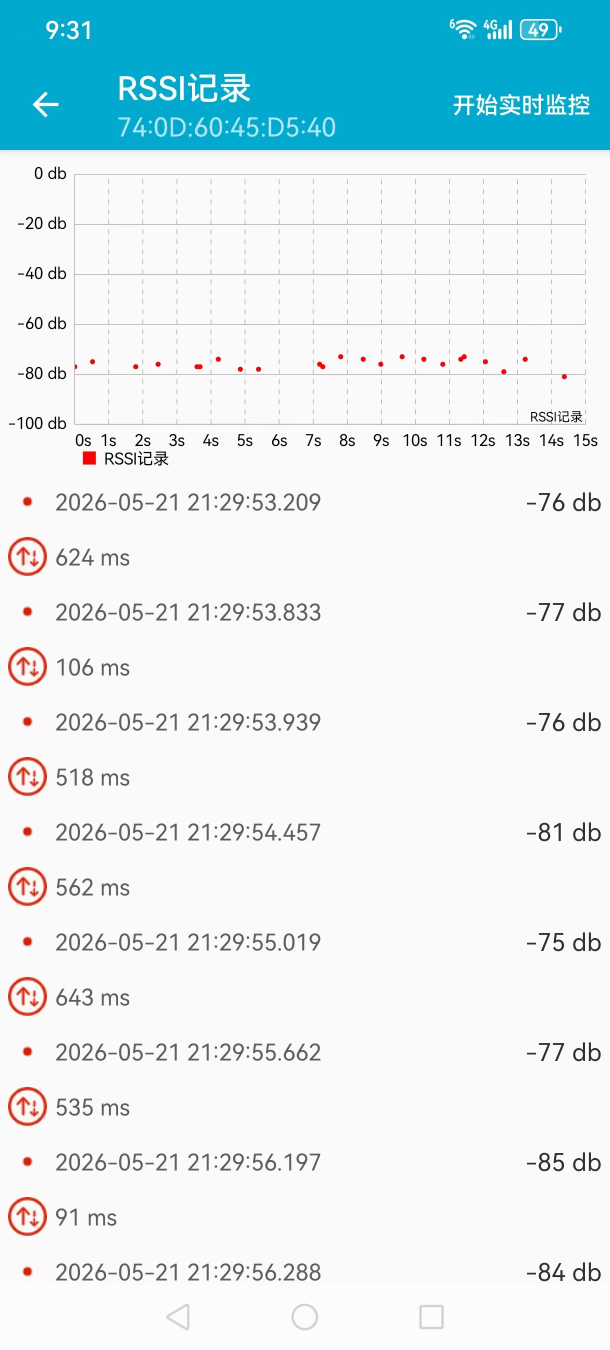
#> input picture data/Lab2_wkx/1.jpg, 1220 x 2700 px (shown at 1/2 size); its folder holds only this picture in this run
$ python read_rssi.py 1.jpg
#> lines starting #> are read from the running program, lines starting #| are printed output that depends on the picture; after the words box and inside, x2 and y2 are one past the last pixel; in counts of white or black regions, pixels touching at a corner belong together
from __future__ import annotations

import argparse
import csv
import json
import math
from collections import deque
from pathlib import Path

import numpy as np
from PIL import Image, ImageDraw

try:
    from scipy import ndimage as ndi
    from skimage.feature import peak_local_max
    from skimage.segmentation import watershed
except ImportError:  # pragma: no cover - fallback for minimal Python installs
    ndi = None
    peak_local_max = None
    watershed = None


TICKS = np.array([0, -20, -40, -60, -80, -100], dtype=float)


def load_image(path: Path) -> np.ndarray:
    return np.array(Image.open(path).convert("RGB"))


def grayish_mask(img: np.ndarray) -> np.ndarray:
    r = img[:, :, 0].astype(int)
    g = img[:, :, 1].astype(int)
    b = img[:, :, 2].astype(int)
    return (np.abs(r - g) < 12) & (np.abs(r - b) < 12) & (r > 80) & (r < 235)


def red_mask(img: np.ndarray) -> np.ndarray:
    r = img[:, :, 0].astype(int)
    g = img[:, :, 1].astype(int)
    b = img[:, :, 2].astype(int)
    return (r > 180) & (g < 120) & (b < 120) & (r > g + 40) & (r > b + 40)


# [12 lines left out: functions yellow_mask, blue_mask, not called in this run]


def cluster_consecutive_rows(rows: list[int]) -> list[float]:
    if not rows:
        return []
    groups: list[list[int]] = []
    cur = [rows[0]]
    for y in rows[1:]:
        if y == cur[-1] + 1:
            cur.append(y)
        else:
            groups.append(cur)
            cur = [y]
    groups.append(cur)
    return [sum(g) / len(g) for g in groups]


def find_grid_lines(img: np.ndarray) -> list[float]:
    h, w = img.shape[:2]
    mask = grayish_mask(img)
    y0 = int(h * 0.08)
    y1 = int(h * 0.42)
    x0 = int(w * 0.08)
    x1 = int(w * 0.98)
    row_scores = mask[y0:y1, x0:x1].sum(axis=1)

    # Candidate rows are mostly the horizontal grid lines.
    rows = np.where(row_scores > w * 0.55)[0] + y0
    centers = cluster_consecutive_rows(rows.tolist())
    if len(centers) < 6:
        raise RuntimeError(f"not enough grid lines found: {centers}")

    # Select the best run of 6 nearly equally spaced lines.
    best = None
    for i in range(len(centers) - 5):
        run = centers[i : i + 6]
        diffs = np.diff(run)
        score = float(np.std(diffs)) + abs(float(np.mean(diffs)) - 100.0) / 10.0
        if best is None or score < best[0]:
            best = (score, run)
    assert best is not None
    return list(best[1])


def connected_components(mask: np.ndarray) -> list[dict]:
    h, w = mask.shape
    seen = np.zeros_like(mask, dtype=bool)
    comps = []
    for y, x in np.argwhere(mask):
        if seen[y, x]:
            continue
        q = deque([(y, x)])
        seen[y, x] = True
        xs = []
        ys = []
        while q:
            cy, cx = q.popleft()
            xs.append(cx)
            ys.append(cy)
            for ny in range(max(0, cy - 1), min(h, cy + 2)):
                for nx in range(max(0, cx - 1), min(w, cx + 2)):
                    if mask[ny, nx] and not seen[ny, nx]:
                        seen[ny, nx] = True
                        q.append((ny, nx))
        area = len(xs)
        if area >= 10:
            comps.append(
                {
                    "area": area,
                    "cx": float(sum(xs) / area),
                    "cy": float(sum(ys) / area),
                    "xmin": min(xs),
                    "xmax": max(xs),
                    "ymin": min(ys),
                    "ymax": max(ys),
                    "pixels": np.array(list(zip(xs, ys)), dtype=float),
                }
            )
    return comps


def split_merged_components(comps: list[dict]) -> list[dict]:
    single_areas = [c["area"] for c in comps if c["area"] <= 95]
    typical_area = float(np.median(single_areas)) if single_areas else 68.0
    typical_width = float(np.median([c["xmax"] - c["xmin"] + 1 for c in comps])) if comps else 10.0
    typical_height = float(np.median([c["ymax"] - c["ymin"] + 1 for c in comps])) if comps else 9.0
    split = []
    for comp in comps:
        width = comp["xmax"] - comp["xmin"] + 1
        height = comp["ymax"] - comp["ymin"] + 1
        suspicious = (
            comp["area"] > typical_area * 1.7
            and (width > typical_width * 1.45 or height > typical_height * 1.45)
        )
        if not suspicious:
            split.append(comp)
            continue

        watershed_parts = split_component_by_watershed(comp, typical_area)
        if len(watershed_parts) > 1:
            split.extend(watershed_parts)
            continue

        pixels = comp["pixels"]
        remaining = {(int(x), int(y)) for x, y in pixels}
        centers: list[tuple[float, float, int]] = []
        radius = 5
        score_offsets = [
            (dx, dy)
            for dy in range(-radius, radius + 1)
            for dx in range(-radius, radius + 1)
            if dx * dx + dy * dy <= radius * radius
        ]
        search_margin = 2
        first_score = None
        while len(remaining) >= max(12, typical_area * 0.25):
            best = None
            for cy in range(comp["ymin"] - search_margin, comp["ymax"] + search_margin + 1):
                for cx in range(comp["xmin"] - search_margin, comp["xmax"] + search_margin + 1):
                    score = sum((cx + dx, cy + dy) in remaining for dx, dy in score_offsets)
                    if best is None or score > best[0]:
                        best = (score, cx, cy)
            if best is None:
                break
            score, cx, cy = best
            if first_score is None:
                first_score = score
            elif score < max(18, first_score * 0.42):
                break
            if any(math.hypot(cx - ox, cy - oy) < 6.0 for ox, oy, _ in centers):
                break
            centers.append((float(cx), float(cy), int(score)))
            remove_radius = 6
            for dy in range(-remove_radius, remove_radius + 1):
                for dx in range(-remove_radius, remove_radius + 1):
                    if dx * dx + dy * dy <= remove_radius * remove_radius:
                        remaining.discard((cx + dx, cy + dy))

        if len(centers) <= 1:
            split.append(comp)
            continue

        arr = np.array([[x, y] for x, y in pixels], dtype=float)
        center_xy = np.array([[x, y] for x, y, _ in centers], dtype=float)
        labels = np.argmin(
            ((arr[:, None, :] - center_xy[None, :, :]) ** 2).sum(axis=2),
            axis=1,
        )
        for i in range(len(centers)):
            part = arr[labels == i]
            if len(part) < 8:
                continue
            px = part[:, 0]
            py = part[:, 1]
            split.append(
                {
                    "area": int(len(part)),
                    "cx": float(px.mean()),
                    "cy": float(py.mean()),
                    "xmin": int(px.min()),
                    "xmax": int(px.max()),
                    "ymin": int(py.min()),
                    "ymax": int(py.max()),
                }
            )
    return split


def split_component_by_watershed(comp: dict, typical_area: float) -> list[dict]:
    if ndi is None or peak_local_max is None or watershed is None:
        return []

    pixels = comp["pixels"].astype(int)
    pad = 4
    xmin = comp["xmin"]
    xmax = comp["xmax"]
    ymin = comp["ymin"]
    ymax = comp["ymax"]
    local = np.zeros((ymax - ymin + 1 + pad * 2, xmax - xmin + 1 + pad * 2), dtype=bool)
    xs = pixels[:, 0] - xmin + pad
    ys = pixels[:, 1] - ymin + pad
    local[ys, xs] = True

    dist = ndi.distance_transform_edt(local)
    peaks = peak_local_max(
        dist,
        labels=local,
        min_distance=5,
        threshold_abs=2.5,
        exclude_border=False,
    )
    if len(peaks) <= 1:
        return []

    max_expected = max(2, int(round(comp["area"] / typical_area)) + 1)
    if len(peaks) > max_expected:
        scores = [dist[y, x] for y, x in peaks]
        keep = np.argsort(scores)[-max_expected:]
        peaks = peaks[keep]

    markers = np.zeros_like(local, dtype=int)
    for i, (py, px) in enumerate(peaks, start=1):
        markers[py, px] = i

    labels = watershed(-dist, markers, mask=local)
    parts = []
    for label_id in range(1, labels.max() + 1):
        py, px = np.where(labels == label_id)
        if len(px) < 8:
            continue
        orig_x = px + xmin - pad
        orig_y = py + ymin - pad
        parts.append(
            {
                "area": int(len(px)),
                "cx": float(orig_x.mean()),
                "cy": float(orig_y.mean()),
                "xmin": int(orig_x.min()),
                "xmax": int(orig_x.max()),
                "ymin": int(orig_y.min()),
                "ymax": int(orig_y.max()),
            }
        )
    return parts if len(parts) > 1 else []


def estimate_rssi(cy: float, grid: list[float]) -> float:
    if cy <= grid[0]:
        return float(TICKS[0])
    if cy >= grid[-1]:
        return float(TICKS[-1])
    for i in range(len(grid) - 1):
        y0, y1 = grid[i], grid[i + 1]
        if y0 <= cy <= y1:
            t = (cy - y0) / (y1 - y0) if y1 != y0 else 0.0
            return float((1 - t) * TICKS[i] + t * TICKS[i + 1])
    return float("nan")


def read_android_image(path: Path) -> dict:
    img = load_image(path)
#> in load_image, returned value is the input picture: shape (2700, 1220, 3); mean R, G, B 219.6, 236.3, 240.1
    grid = find_grid_lines(img)
#> in grayish_mask, `r = img[:, :, 0].astype(int)`:
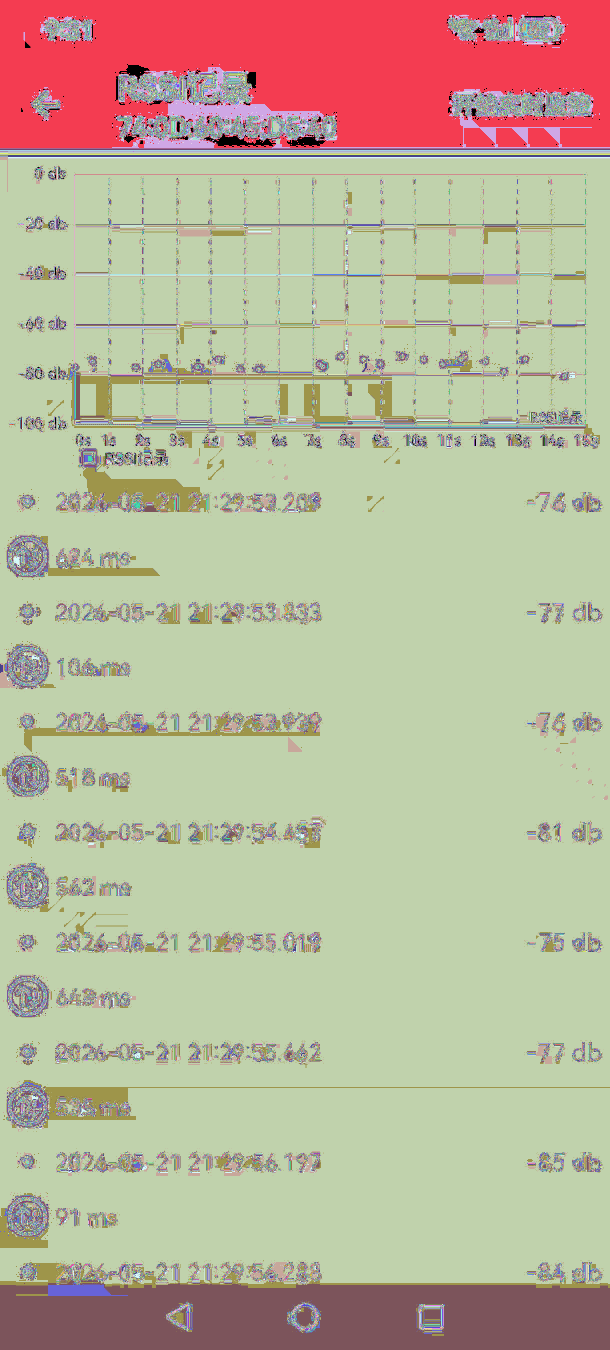
#> r: shape (2700, 1220) int64 (shown at 1/2 size); 256 distinct labels, from 0 to 255; one colour per label, 0 black
#> in grayish_mask, `b = img[:, :, 2].astype(int)`:
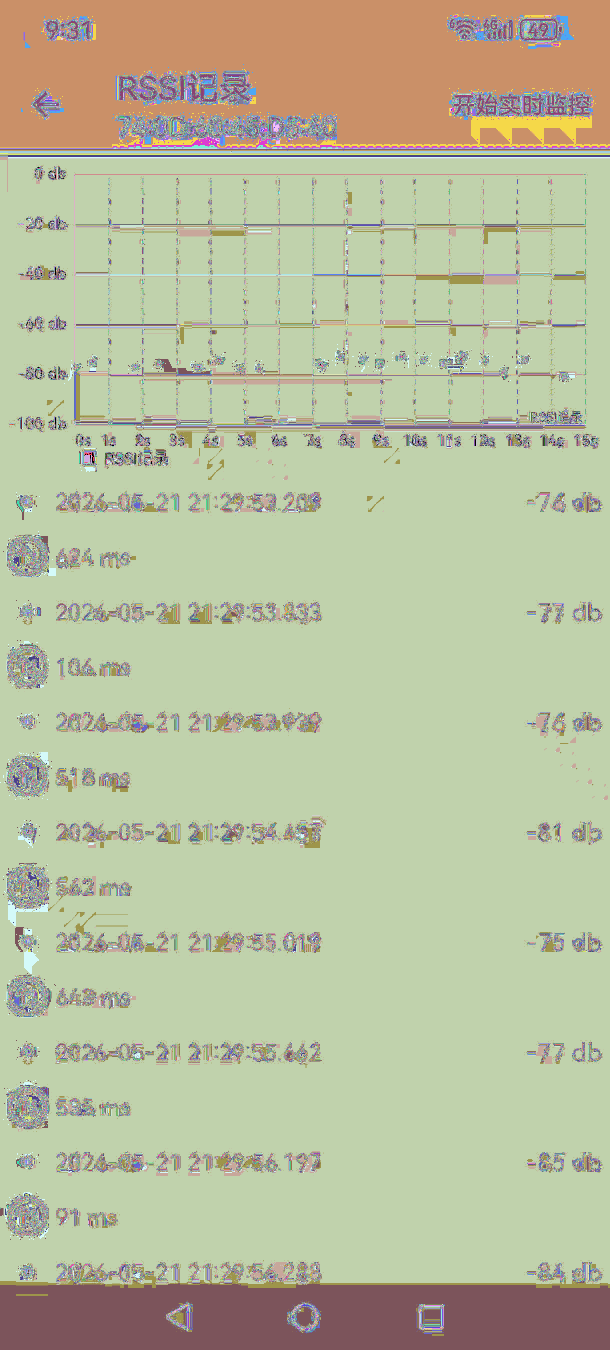
#> b: shape (2700, 1220) int64 (shown at 1/2 size); 256 distinct labels, from 0 to 255; one colour per label, 0 black
#> in grayish_mask, `return (np.abs(r - g) < 12) & (np.abs(r - b) < 12) & (r > 80) & (r < 2..`:
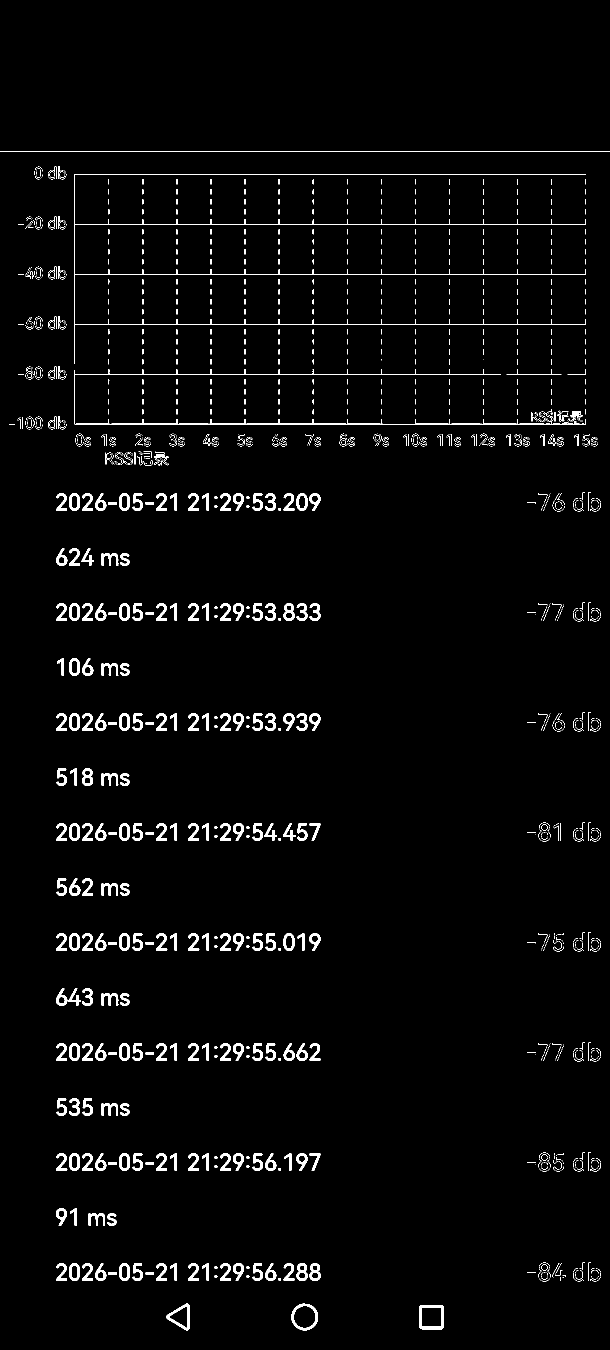
#> returned value: shape (2700, 1220) bool (shown at 1/2 size); 2.7% white; 1842 white regions (1300 under 20 px), largest, box (x1, y1, x2, y2) and area: (149, 348, 1172, 728) 7311, (149, 738, 1172, 849) 3331, (0, 303, 1220, 304) 1220
#> in find_grid_lines, `row_scores = mask[y0:y1, x0:x1].sum(axis=1)`: row_scores = 918 values, max 1098 at index 87, min 0 at index 0, mean 33.16
#> in find_grid_lines, `rows = np.where(row_scores > w * 0.55)[0] + y0`: rows = [303, 348, 349, 448, 449, 548, 648, 748, 847, 848]
#> in cluster_consecutive_rows, `cur = [rows[0]]`: cur = [303]
#> the loop in cluster_consecutive_rows, `for y in rows[1:]:` made 9 passes
#> (y, cur) on passes 1, 3, 5, 6, 7, 8: (348, [348]), (448, [448]), (548, [548]), (648, [648]), (748, [748]), (847, [847])
#> after the loop in cluster_consecutive_rows, `for y in rows[1:]:`: groups = [[303], [348, 349], [448, 449], [548], [648], [748]]
#> in find_grid_lines, `centers = cluster_consecutive_rows(rows.tolist())`: centers = [303, 348.5, 448.5, 548, 648, 748, 847.5]
#> the loop in find_grid_lines, `for i in range(len(centers) - 5):` made 2 passes
#> (diffs, score, best) on passes 1 to 2: ([45.5, 100, 99.5, 100, 100], 22.85, (22.85, [303, 348.5, 448.5, 548, 648, 748])), ([100, 99.5, 100, 100, 99.5], 0.265, (0.265, [348.5, 448.5, 548, 648, 748, 847.5]))
    y_min = max(0, int(grid[0] - 6))
    y_max = min(img.shape[0] - 1, int(grid[-1] + 6))
    mask = red_mask(img)
    region = mask[y_min : y_max + 1, :]
    comps = split_merged_components(connected_components(region))
    comps.sort(key=lambda item: item["cx"])
    points = []
    for comp in comps:
        area = comp["area"]
        cx = comp["cx"]
        cy = comp["cy"]
        rssi = estimate_rssi(cy + y_min, grid)
        points.append(
            {
                "x": round(cx, 1),
                "y": round(cy + y_min, 1),
                "rssi": round(rssi),
                "rssi_float": round(rssi, 2),
                "area": area,
            }
        )
    return {"file": path.name, "grid": [round(v, 1) for v in grid], "points": points}


# [184 lines left out: functions find_ios_chart_bounds, read_ios_image, read_ranges_csv, annotate_image, write_csv, iqr_filtered and 1 more, not called in this run]


def main() -> None:
    parser = argparse.ArgumentParser(description="Read RSSI red dots from Lab2 screenshots.")
    parser.add_argument("paths", nargs="*", help="Image files or folders. Default: current folder.")
    parser.add_argument("--mode", choices=["android", "ios"], default="android")
    parser.add_argument("--ranges-csv", help="CSV with columns file,min_db,max_db for iOS screenshots.")
    parser.add_argument("--json", action="store_true", help="Print JSON output.")
    parser.add_argument("--annotate-dir", help="Write images with numbered detected points.")
    parser.add_argument("--csv", help="Write detected points to CSV.")
    parser.add_argument("--summary-csv", help="Write per-image RSSI summary statistics to CSV.")
    args = parser.parse_args()

    inputs = [Path(p) for p in args.paths] if args.paths else [Path(".")]
    files: list[Path] = []
    for p in inputs:
        if p.is_dir():
            image_files = [
                f for f in p.iterdir() if f.is_file() and f.suffix.lower() in {".jpg", ".jpeg", ".png"}
            ]
            files.extend(sorted(image_files, key=lambda x: (int(x.stem) if x.stem.isdigit() else 10**9, x.name)))
        elif p.is_file():
            files.append(p)
    if not files:
        raise SystemExit("No image files found.")

    ranges = read_ranges_csv(Path(args.ranges_csv)) if args.ranges_csv else {}
    results = []
    for f in files:
        if args.mode == "ios":
            if f.name not in ranges:
                raise SystemExit(f"Missing min/max range for {f.name}")
            min_db, max_db = ranges[f.name]
            results.append(read_ios_image(f, min_db, max_db))
        else:
            results.append(read_android_image(f))
#> in read_android_image, `grid = find_grid_lines(img)`: grid = [348.5, 448.5, 548, 648, 748, 847.5]
#> in read_android_image, `y_min = max(0, int(grid[0] - 6))`: y_min = 342
#> in read_android_image, `y_max = min(img.shape[0] - 1, int(grid[-1] + 6))`: y_max = 853
#> in read_android_image, `region = mask[y_min : y_max + 1, :]`:
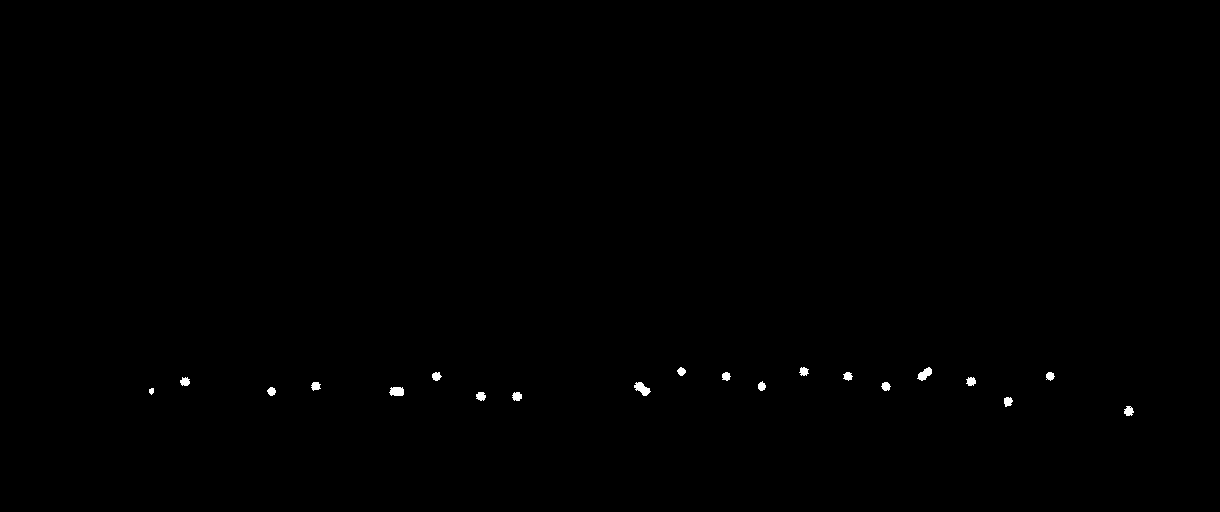
#> region: shape (512, 1220) bool; 0.23% white; 20 white regions, largest, box (x1, y1, x2, y2) and area: (634, 382, 651, 396) 134, (917, 367, 932, 381) 118, (389, 387, 404, 396) 117
#> the loop in connected_components, `for y, x in np.argwhere(mask):` made 1418 passes
#> (y, x) on passes 2, 4, 5: (367, 681), (367, 803), (367, 804)
#> after the loop in connected_components, `for y, x in np.argwhere(mask):`: comps = 20 items
#> in split_merged_components, `single_areas = [c["area"] for c in comps if c["area"] <= 95]`: single_areas = [55, 63, 64, 60, 61, 58, 68, 68, 57, 65, 64, 58, 27, 69, 71, 68, 73]
#> in split_merged_components, `typical_area = float(np.median(single_areas)) if single_areas else 68.0`: typical_area = 64
#> in split_merged_components, `typical_width = float(np.median([c["xmax"] - c["xmin"] + 1 for c in co..`: typical_width = 10
#> in split_merged_components, `typical_height = float(np.median([c["ymax"] - c["ymin"] + 1 for c in c..`: typical_height = 9
#> the loop in split_merged_components, `for comp in comps:` made 20 passes
#> (width, height, suspicious) on passes 1, 2, 4, 5, 6, 7, 8, 9: (9, 9, False), (10, 9, False), (10, 9, False), (9, 9, False), (10, 9, False), (9, 9, False), (10, 9, False), (10, 9, False)
#> pass 3, in split_component_by_watershed, `dist = ndi.distance_transform_edt(local)`:
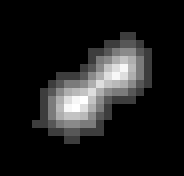
#> dist: shape (22, 23) float64 (shown 8 times larger); min 0, max 4.12, mean 0.47; drawn with min black and max white
#> after the loop in split_merged_components, `for comp in comps:`: split = 22 items
#> the loop in read_android_image, `for comp in comps:` made 22 passes
#> (area, cx, cy, rssi) on passes 1 to 8: (27, 151.1, 390.6, -76.93), (68, 184.6, 381.2, -75.05), (58, 271.2, 391, -77), (65, 315.4, 385.7, -75.94), (117, 396.5, 391.1, -77.01), (64, 436.1, 375.9, -73.98), (69, 480.5, 395.8, -77.97), (71, 516.6, 396, -78)
    if args.annotate_dir:
        out_dir = Path(args.annotate_dir)
        for src, result in zip(files, results):
            annotate_image(src, result, out_dir / src.name)
    if args.csv:
        write_csv(results, Path(args.csv))
    if args.summary_csv:
        write_summary_csv(results, Path(args.summary_csv))
    if args.json:
        print(json.dumps(results, ensure_ascii=False, indent=2))
        return

    for item in results:
        values = [p["rssi"] for p in item["points"]]
        print(f'{item["file"]}: {values}')
#> this loop made 1 pass
#| 1.jpg: [-77, -75, -77, -76, -77, -74, -78, -78, -76, -77, -73, -74, -76, -73, -74, -76, -74, -73, -75, -79, -74, -81]


if __name__ == "__main__":
    main()
